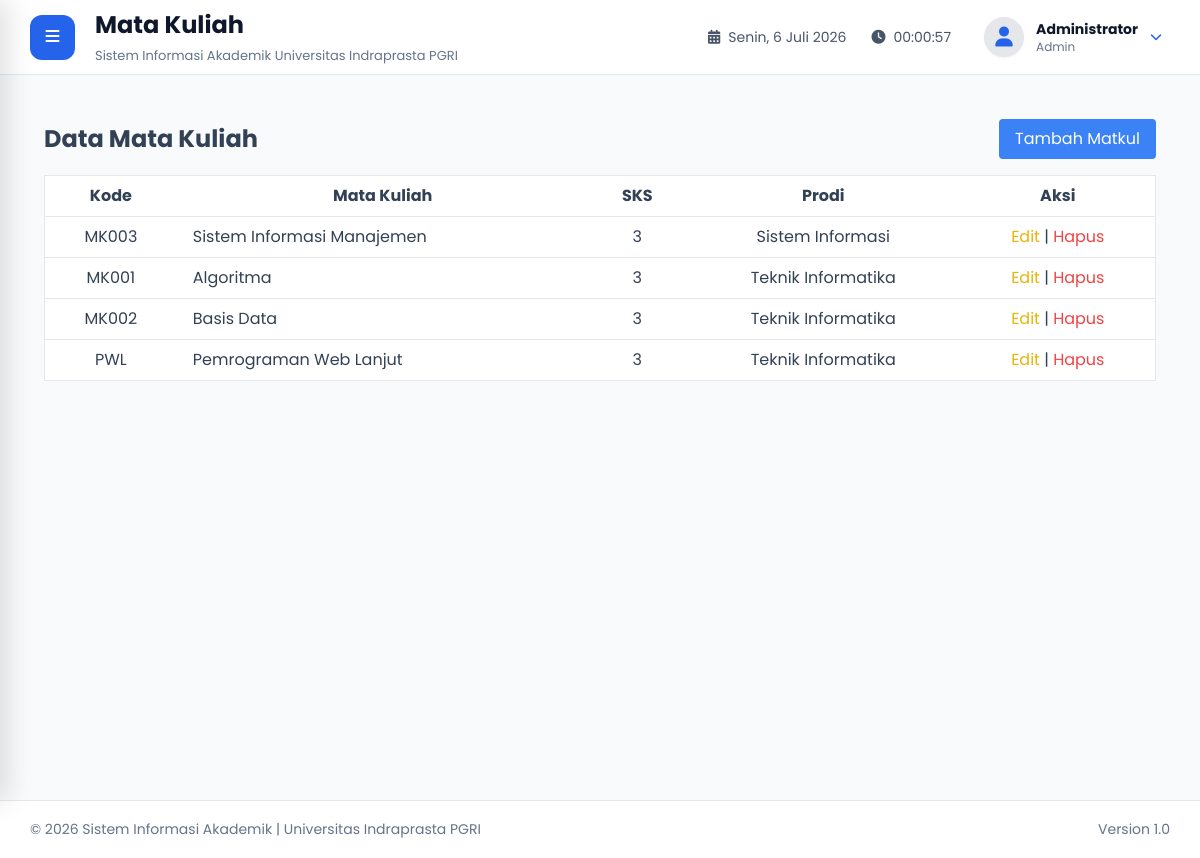
Page /admin/matakuliah/index.php (signed in) on the committed database.
### tables this page shows
CREATE TABLE IF NOT EXISTS `mata_kuliah` (
  `id_matkul` char(36) NOT NULL,
  `id_prodi` char(36) NOT NULL,
  `kode_matkul` varchar(20) NOT NULL,
  `nama_matkul` varchar(100) NOT NULL,
  `sks` int NOT NULL,
  PRIMARY KEY (`id_matkul`),
  UNIQUE KEY `kode_matkul` (`kode_matkul`),
  KEY `id_prodi` (`id_prodi`),
  CONSTRAINT `mata_kuliah_ibfk_1` FOREIGN KEY (`id_prodi`) REFERENCES `prodi` (`id_prodi`) ON DELETE CASCADE
);

CREATE TABLE IF NOT EXISTS `prodi` (
  `id_prodi` char(36) NOT NULL,
  `kode_prodi` varchar(10) NOT NULL,
  `nama_prodi` varchar(100) NOT NULL,
  PRIMARY KEY (`id_prodi`),
  UNIQUE KEY `kode_prodi` (`kode_prodi`)
);

### admin/matakuliah/index.php (the view, shortened to what this page needs)
<?php
require_once "../../layout/header.php";
require_once "../../layout/sidebar.php";
require_once "../../layout/navbar.php";
$matkul = $pdo->query("
    SELECT m.*, p.nama_prodi
    FROM mata_kuliah m
    JOIN prodi p ON m.id_prodi = p.id_prodi
    ORDER BY p.nama_prodi ASC, m.nama_matkul ASC
")->fetchAll();
?>
<div class="p-6">
    <div class="flex justify-between items-center mb-4">
        <h1 class="text-2xl font-bold">Data Mata Kuliah</h1>
        <a href="tambah.php" class="bg-blue-500 text-white px-4 py-2 rounded">Tambah Matkul</a>
    </div>
    <table class="min-w-full bg-white border">
        <thead>
            <tr>
                <th class="py-2 px-4 border-b">Kode</th>
                <th class="py-2 px-4 border-b">Mata Kuliah</th>
                <th class="py-2 px-4 border-b">SKS</th>
                <th class="py-2 px-4 border-b">Prodi</th>
                <th class="py-2 px-4 border-b">Aksi</th>
            </tr>
        </thead>
        <tbody>
            <?php foreach($matkul as $m): ?>
            <tr>
                <td class="py-2 px-4 border-b text-center"><?= htmlspecialchars($m['kode_matkul']) ?></td>
                <td class="py-2 px-4 border-b"><?= htmlspecialchars($m['nama_matkul']) ?></td>
                <td class="py-2 px-4 border-b text-center"><?= $m['sks'] ?></td>
                <td class="py-2 px-4 border-b text-center"><?= htmlspecialchars($m['nama_prodi']) ?></td>
                <td class="py-2 px-4 border-b text-center">
                    <a href="edit.php?id=<?= $m['id_matkul'] ?>" class="text-yellow-500">Edit</a> |
                    <a href="hapus.php?id=<?= $m['id_matkul'] ?>" class="text-red-500" onclick="return confirm('Yakin hapus?')">Hapus</a>
                </td>
            </tr>
            <?php endforeach; ?>
        </tbody>
    </table>
</div>
<?php require_once "../../layout/footer.php"; ?>

### assets/css/style.css (style rules this page uses)
* { margin:0; padding:0; box-sizing:border-box; font-family:'Poppins',sans-serif; }
html { scroll-behavior:smooth; }
body { background:#f1f5f9; color:#334155; overflow-x:hidden; }
a { text-decoration:none; color:inherit; }
.text-center { text-align:center; }
.mb-4 { margin-bottom:40px; }
.rounded { border-radius:12px; }

### rows in the picture
mata_kuliah: kode_matkul "MK003", nama_matkul "Sistem Informasi Manajemen", sks "3", id_prodi.nama_prodi "Sistem Informasi"
mata_kuliah: kode_matkul "MK001", nama_matkul "Algoritma", sks "3", id_prodi.nama_prodi "Teknik Informatika"
mata_kuliah: kode_matkul "MK002", nama_matkul "Basis Data", sks "3", id_prodi.nama_prodi "Teknik Informatika"
mata_kuliah: kode_matkul "PWL", nama_matkul "Pemrograman Web Lanjut", sks "3", id_prodi.nama_prodi "Teknik Informatika"

### other values in the picture
$pageTitle "Mata Kuliah"
$nama "Administrator"
$role "Admin"
NAMA_APLIKASI "Sistem Informasi Akademik"
NAMA_KAMPUS "Universitas Indraprasta PGRI"
VERSI "1.0"
